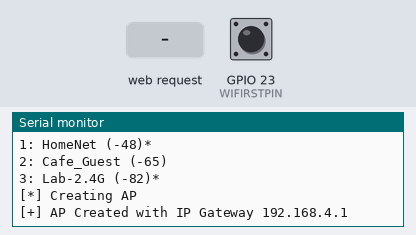
A sketch run on a simulated ESP32. On the bench: the last lines printed to the serial monitor. The inputs (shaded band) are chosen by the test bench; at power-on: GPIO 23 (WIFIRSTPIN) HIGH. WiFi joins after 1.5 s; servers stay silent unless stated; a WiFi scan finds three made-up networks; EEPROM starts erased.

Above: at 3.3 s.
3.4 s: HTTP request GET /wifi?ssid=1&pass=1 received
At 4.7 s:
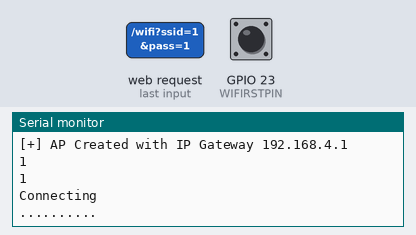
5.0 s: HTTP request GET /wifi?ssid=120&pass=120 received
At 6.0 s:
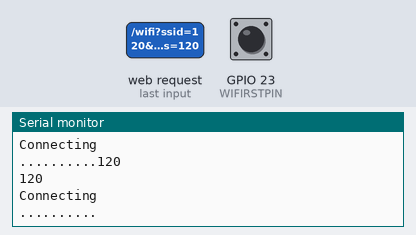

Measured:
- after the input at 3.4 s, the serial monitor: prints a new line at once (image 1)
- after the input at 5.0 s, the serial monitor: prints a new line at once (image 2)

The sketch:

wifi.ino
```cpp
#include <Preferences.h>
#include <WiFi.h>
#include <AsyncTCP.h>
#include <ESPAsyncWebServer.h>
#include "index.h"

#define WIFIRSTPIN 23

Preferences preferences;
AsyncWebServer server(80);

typedef struct {
    String no;
    String wifiname;
    String rssi;
} item;
item items[20];
size_t num_items = 0;


String wifiMacString = WiFi.macAddress();
String appendToSsid = wifiMacString.substring(9,11)+wifiMacString.substring(12,14)+wifiMacString.substring(15,17);
String ssid     = "Object_"+appendToSsid;
String password = "1234567890";
String ssid_sta;
String pass_sta;
String processor(const String& var){
  //Serial.println(var);
  if(var == "WIFILIST"){
    String wifi_list = "";
    for (int i=0; i<num_items; i++) {
      wifi_list += "<tr><td id=\""+String(i+1)+"\">"+items[i].wifiname+"</td><td>"+items[i].rssi+"db</td><td><a href=\"#\" onclick=\"enterPass('"+String(i+1)+"');\">Connect</a></td></tr>";
      }
    return wifi_list;
  }
  return String();
}

void scanNetwork() {
  WiFi.mode(WIFI_STA);
  WiFi.disconnect();
  delay(100);
  Serial.println("scan start");

  // WiFi.scanNetworks will return the number of networks found
  int n = WiFi.scanNetworks();
  num_items = n;
  Serial.println("scan done");
  if (n == 0) {
      Serial.println("no networks found");
  } else {
    Serial.print(n);
    Serial.println(" networks found");
    for (int i = 0; i < n; ++i) {
      items[i].no = i;
      // Print SSID and RSSI for each network found
      Serial.print(i + 1);
      Serial.print(": ");
      Serial.print(WiFi.SSID(i));
      items[i].wifiname=WiFi.SSID(i);
      Serial.print(" (");
      Serial.print(WiFi.RSSI(i));
      items[i].rssi=WiFi.RSSI(i);
      Serial.print(")");
      Serial.println((WiFi.encryptionType(i) == WIFI_AUTH_OPEN)?" ":"*");
      delay(10);
    }
  }
  Serial.println("");

  }

void setup()
{
    Serial.begin(115200);
    scanNetwork();
    pinMode(WIFIRSTPIN, INPUT_PULLUP);
    preferences.begin("wifi", false);
    ssid_sta=preferences.getString("ssid");
    pass_sta=preferences.getString("pass");
    if (ssid_sta == ""){
        Serial.println("\n[*] Creating AP");
        WiFi.mode(WIFI_AP);
        WiFi.softAP(ssid, password);
        Serial.print("[+] AP Created with IP Gateway ");
        Serial.println(WiFi.softAPIP());

        server.on("/", HTTP_GET, [](AsyncWebServerRequest *request){
              request->send_P(200, "text/html", index_html, processor);
                });
        server.on("/wifi", HTTP_GET, [](AsyncWebServerRequest *request){
          if (request->hasParam("ssid")&&request->hasParam("pass")) {
              ssid_sta = request->getParam("ssid")->value();
              Serial.println(ssid_sta);
              pass_sta = request->getParam("pass")->value();
              Serial.println(pass_sta);
              WiFi.mode(WIFI_STA);
              WiFi.disconnect();
              delay(100);
              WiFi.begin(ssid_sta, pass_sta);
              Serial.println("\nConnecting");
              int iter=0;
              while(WiFi.status() != WL_CONNECTED&&iter<10){
                  Serial.print(".");
                  delay(100);
                  iter++;
              }
              if (WiFi.status() == WL_CONNECTED) {
                    ssid_sta=preferences.putString("ssid", ssid_sta);
                    pass_sta=preferences.putString("pass", pass_sta);
                    Serial.println(WiFi.localIP());
              }
              }

      request->send_P(200, "text/html", index_html, processor);
        });
        server.begin();

    } else {
              WiFi.mode(WIFI_STA);
              WiFi.begin(ssid_sta, pass_sta);
              Serial.println("\nConnecting");
              int iter1=0;
              while(WiFi.status() != WL_CONNECTED&&iter1<10){
                  Serial.print(".");
                  delay(100);
                  iter1++;
              }
              if (WiFi.status() != WL_CONNECTED) {
                Serial.println("\n[*] Creating AP");
                WiFi.mode(WIFI_AP);
                WiFi.softAP(ssid, password);
                Serial.print("[+] AP Created with IP Gateway ");
                Serial.println(WiFi.softAPIP());

              }
          server.begin();


      }
}

void loop() {
  // put your main code here, to run repeatedly:
  if (digitalRead(WIFIRSTPIN)==0) {
    preferences.clear();
    preferences.end();
    ESP.restart();
  }
}
```

index.h
```cpp
const char index_html[] PROGMEM = R"rawliteral(
<!DOCTYPE HTML><html>
<head>
  <title>Sensor Object</title>
  <meta name="viewport" content="width=device-width, initial-scale=1">
  <link rel="icon" href="data:,">
  <style>
    html {font-family: Arial; display: inline-block; text-align: center;}
    h2 {font-size: 3.0rem;}
    p {font-size: 3.0rem;}
    body {max-width: 600px; margin:0px auto; padding-bottom: 25px;}
    table {
      font-family: arial, sans-serif;
      border-collapse: collapse;
      width: 100%%;
      }
td, th {
  border: 0px;
  text-align: left;
  padding: 8px;
}

tr:nth-child(even) {
  background-color: #dddddd;
}
  </style>
</head>
<body>
  <h2>Sensor Object</h2><h3>* WiFi Config *</h3>
  <table>
    <thead>
    <tr>
      <th>SSID</th>
      <th>RSSI</th>
      <th>Connect</th>
    </tr>
    </thead>
    <tbody>
  %WIFILIST%
    </tbody>
</table>
<script>
function enterPass(x) {
  let xhr = new XMLHttpRequest();
  let wifiSSID = document.getElementById(x).innerHTML;
  let wifipass = prompt("Please enter WiFi pass:");
  if (wifipass == null || wifipass == "") {
    alert("You have entered empty pass.");
  } else {
      xhr.open("GET", "wifi?ssid="+wifiSSID+"&pass="+wifipass);
      xhr.send(null);
  }
}
</script>
</body>
</html>
)rawliteral";
```
